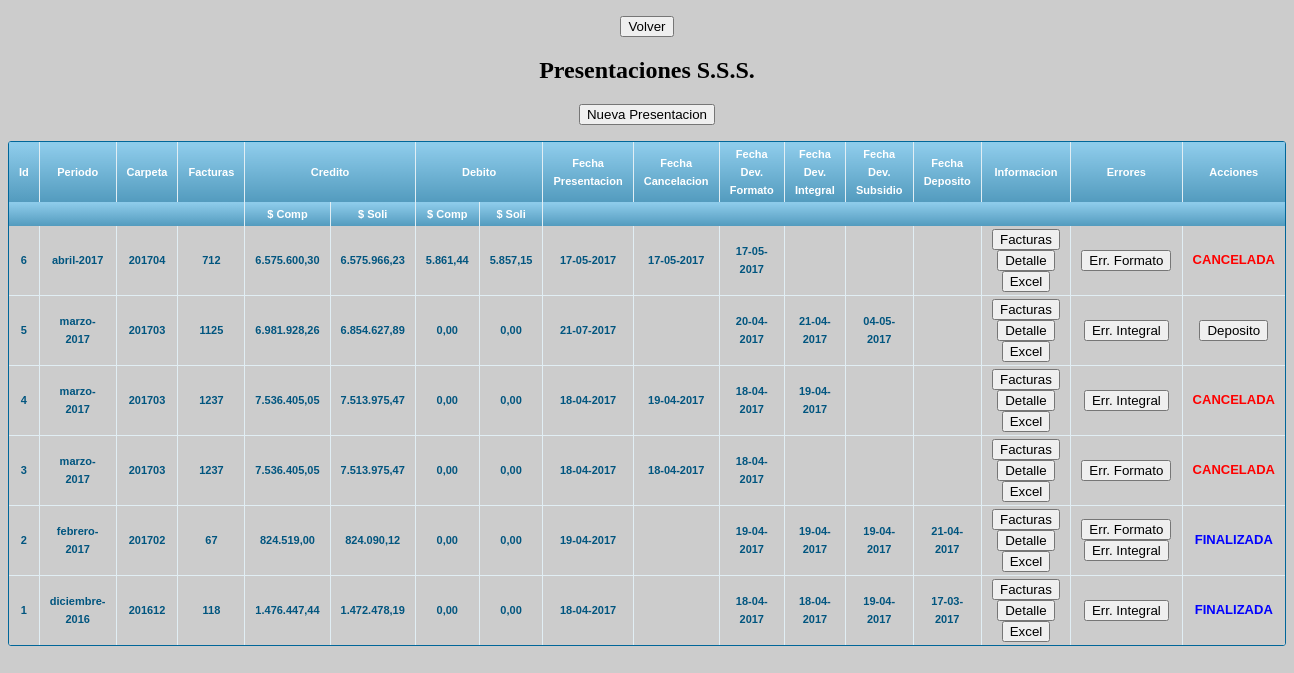
/presentacion.php, run on an earlier commit of the app's database.
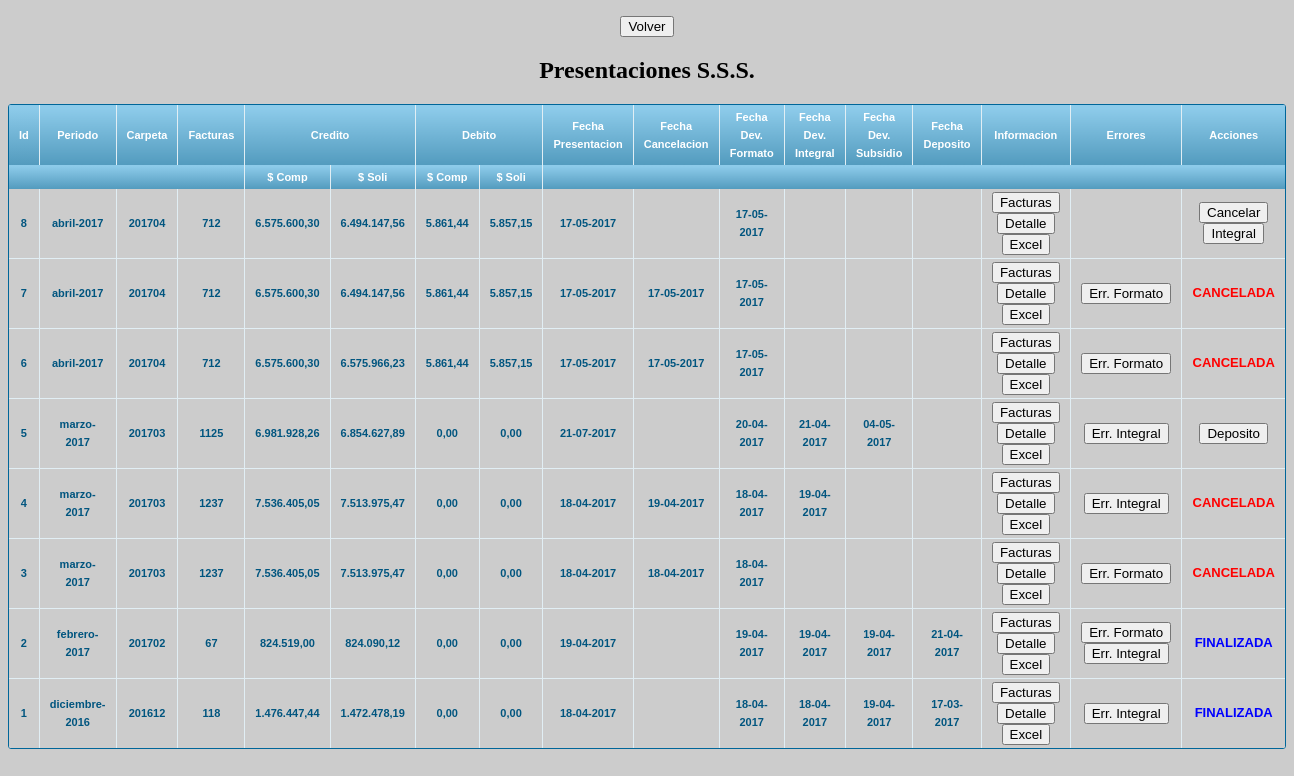
And on a later commit of the database.
### tables this page shows
CREATE TABLE IF NOT EXISTS `presentacion` (
  `id` int(4) NOT NULL AUTO_INCREMENT,
  `idcronograma` int(3) NOT NULL,
  `fechapresentacion` date DEFAULT NULL,
  `fechacancelacion` date DEFAULT NULL,
  `motivocancelacion` text,
  `cantfactura` int(6) NOT NULL,
  `impcomprobantes` decimal(15,2) NOT NULL,
  `impsolicitado` decimal(15,2) NOT NULL,
  `impcomprobantesd` decimal(15,2) NOT NULL,
  `impsolicitadod` decimal(15,2) NOT NULL,
  `fechadeposito` date DEFAULT NULL,
  `montodepositado` decimal(15,2) DEFAULT NULL,
  PRIMARY KEY (`id`)
);

CREATE TABLE IF NOT EXISTS `cronograma` (
  `id` int(3) NOT NULL AUTO_INCREMENT,
  `periodo` varchar(100) NOT NULL,
  `carpeta` varchar(6) NOT NULL,
  `fechacierre` date NOT NULL,
  `periodosincluidos` varchar(50) NOT NULL,
  PRIMARY KEY (`id`)
);

### presentacion.php (the view, shortened to what this page needs)
<?php
$sqlPresentacion = "SELECT
						p.id,
						DATE_FORMAT(p.fechapresentacion, '%d-%m-%Y') as fechapresentacion,
						DATE_FORMAT(p.fechacancelacion, '%d-%m-%Y') as fechacancelacion,
						p.cantfactura,
						p.impcomprobantes,
						p.impsolicitado,
						p.impcomprobantesd,
						p.impsolicitadod,
						cronograma.periodo,
						cronograma.carpeta,
						DATE_FORMAT(presentacionformato.fechadevformato, '%d-%m-%Y') as fechadevformato,
						presentacionformato.cantformatonok,
						DATE_FORMAT(presentacionintegral.fechaintegral, '%d-%m-%Y') as fechaintegral,
						presentacionintegral.cantintegralnok,
						DATE_FORMAT(presentacionsubsidio.fechasubsidio, '%d-%m-%Y') as fechasubsidio,
						DATE_FORMAT(p.fechadeposito, '%d-%m-%Y') as fechadeposito
					FROM presentacion p
          			INNER JOIN cronograma on p.idcronograma = cronograma.id
				  	LEFT JOIN presentacionformato on p.id = presentacionformato.id
          			LEFT JOIN presentacionintegral on p.id = presentacionintegral.id
          			LEFT JOIN presentacionsubsidio on p.id = presentacionsubsidio.id
					ORDER BY p.id DESC";
$resPresentacion = mysql_query($sqlPresentacion);
$canPresentacion = mysql_num_rows($resPresentacion);
$sqlPresentacionPeriodo = "SELECT *
							FROM presentacion p
							LEFT JOIN presentacionsubsidio on p.id = presentacionsubsidio.id
							WHERE p.fechacancelacion is null and presentacionsubsidio.fechasubsidio is null";
$resPresentacionPeriodo  = mysql_query($sqlPresentacionPeriodo);
$canPresentacionPeriodo = mysql_num_rows($resPresentacionPeriodo);
?>
<!DOCTYPE html PUBLIC "-//W3C//DTD XHTML 1.0 Transitional//EN" "http://www.w3.org/TR/xhtml1/DTD/xhtml1-transitional.dtd">
<html xmlns="http://www.w3.org/1999/xhtml">
<head>
<link rel="stylesheet" href="css/tablas.css"/>
</head>
<body bgcolor="#CCCCCC">
	<div align="center">
	 	<p><input type="button" name="volver" value="Volver" onClick="location.href = 'menu.php'" /></p>
	 	<h2>Presentaciones S.S.S.</h2>
  <?php if ($canPresentacionPeriodo == 0) {?>
	 		<p><input type="button" name="nueva" value="Nueva Presentacion" onClick="location.href = 'presentacion.nueva.php'" /></p>
  <?php }
        if ($canPresentacion > 0) {?>
		 <div class="grilla">
			 <table>
			 	<thead>
			 		<tr>
			 			<th style="font-size: 11px">Id</th>
			 			<th style="font-size: 11px">Periodo</th>
			 			<th style="font-size: 11px">Carpeta</th>
			 			<th style="font-size: 11px">Facturas</th>
			 			<th style="font-size: 11px" colspan="2">Credito</th>
			 			<th style="font-size: 11px" colspan="2">Debito</th>
			 			<th style="font-size: 11px">Fecha Presentacion</th>
			 			<th style="font-size: 11px">Fecha Cancelacion</th>
			 			<th style="font-size: 11px">Fecha Dev. Formato</th>
			 			<th style="font-size: 11px">Fecha Dev. Integral</th>
			 			<th style="font-size: 11px">Fecha Dev. Subsidio</th>
			 			<th style="font-size: 11px">Fecha Deposito</th>
			 			<th style="font-size: 11px">Informacion</th>
			 			<th style="font-size: 11px">Errores</th>
			 			<th style="font-size: 11px">Acciones</th>
			 		</tr>
			 		<tr>
			 			<th style="font-size: 11px" colspan="4"></th>
			 			<th style="font-size: 11px">$ Comp</th>
			 			<th style="font-size: 11px">$ Soli</th>
			 			<th style="font-size: 11px">$ Comp</th>
			 			<th style="font-size: 11px">$ Soli</th>
			 			<th style="font-size: 11px" colspan="9"></th>
			 		</tr>
			 	</thead>
			 	<tbody>
			<?php while ($rowPresentacion = mysql_fetch_array($resPresentacion)) { ?>
					<tr>
						<td style="font-size: 11px"><?php echo $rowPresentacion['id'] ?></td>
						<td style="font-size: 11px"><?php echo $rowPresentacion['periodo'] ?></td>
						<td style="font-size: 11px"><?php echo $rowPresentacion['carpeta'] ?></td>
						<td style="font-size: 11px"><?php echo $rowPresentacion['cantfactura'] ?></td>
						<td style="font-size: 11px"><?php echo number_format($rowPresentacion['impcomprobantes'],2,",",".") ?></td>
						<td style="font-size: 11px"><?php echo number_format($rowPresentacion['impsolicitado'],2,",",".") ?></td>
						<td style="font-size: 11px"><?php echo number_format($rowPresentacion['impcomprobantesd'],2,",",".") ?></td>
						<td style="font-size: 11px"><?php echo number_format($rowPresentacion['impsolicitadod'],2,",",".") ?></td>
						<td style="font-size: 11px"><?php echo $rowPresentacion['fechapresentacion'] ?></td>
						<td style="font-size: 11px"><?php echo $rowPresentacion['fechacancelacion'] ?></td>
						<td style="font-size: 11px"><?php echo $rowPresentacion['fechadevformato'] ?></td>
						<td style="font-size: 11px"><?php echo $rowPresentacion['fechaintegral'] ?></td>
						<td style="font-size: 11px"><?php echo $rowPresentacion['fechasubsidio'] ?></td>
						<td style="font-size: 11px"><?php echo $rowPresentacion['fechadeposito'] ?></td>
						<td style="font-size: 11px">
							<input type="button" value="Facturas" onClick="location.href = 'presentacion.facturas.php?id=<?php echo $rowPresentacion['id'] ?>'"/>
							<input type="button" value="Detalle" onClick="location.href = 'presentacion.detalle.php?id=<?php echo $rowPresentacion['id'] ?>'"/>
							<input type="button" value="Excel" onClick="location.href = 'presentacion.detalleExcel.php?id=<?php echo $rowPresentacion['id'] ?>&carpeta=<?php echo $rowPresentacion['carpeta'] ?>'"/>
						</td>
						<td style="font-size: 11px">
					<?php	if ($rowPresentacion['fechadevformato'] != NULL && $rowPresentacion['cantformatonok'] != 0) { ?>
								<input type="button" value="Err. Formato" onClick="location.href = 'presentacion.erroresformato.php?id=<?php echo $rowPresentacion['id'] ?>'"/>
					<?php   } ?>
					<?php	if ($rowPresentacion['fechaintegral'] != NULL && $rowPresentacion['cantintegralnok'] != 0) { ?>
								<input type="button" value="Err. Integral" onClick="location.href = 'presentacion.erroresintegral.php?id=<?php echo $rowPresentacion['id'] ?>'"/>
					<?php   } ?>
						</td>
						<td>
				    		 <?php 	if ($rowPresentacion['fechacancelacion'] == NULL) {
				    					if ($rowPresentacion['fechapresentacion'] == NULL) { ?>
											<input type="button" value="Cancelar" onClick="location.href = 'presentacion.cancelar.php?id=<?php echo $rowPresentacion['id'] ?>'"/>
											<input type="button" value="Generar Archivo" onClick="location.href = 'presentacion.archivo.php?id=<?php echo $rowPresentacion['id'] ?>'"/>
					  		   	  <?php } else {
											if ($rowPresentacion['fechadevformato'] == NULL) { ?>
												<input type="button" value="Cancelar" onClick="location.href = 'presentacion.cancelar.php?id=<?php echo $rowPresentacion['id'] ?>'"/>
												<input type="button" value="Formato" onClick="location.href = 'presentacion.devformato.php?id=<?php echo $rowPresentacion['id'] ?>'"/>
					  			  	  <?php } else {
					  			  	  			if ($rowPresentacion['fechaintegral'] == NULL) { ?>
					  			  	  				<input type="button" value="Cancelar" onClick="location.href = 'presentacion.cancelar.php?id=<?php echo $rowPresentacion['id'] ?>'"/>
													<input type="button" value="Integral" onClick="location.href = 'presentacion.devintegral.php?id=<?php echo $rowPresentacion['id'] ?>'"/>
					  			  	  	  <?php } else {
				      								if ($rowPresentacion['fechasubsidio'] == NULL) { ?>
				      									<input type="button" value="Cancelar" onClick="location.href = 'presentacion.cancelar.php?id=<?php echo $rowPresentacion['id'] ?>'"/>
				      									<input type="button" value="Subsidio" onClick="location.href = 'presentacion.devsubsidio.php?id=<?php echo $rowPresentacion['id'] ?>'"/>
				     			 		  	  <?php } else {
				     			 		  				if ($rowPresentacion['fechadeposito'] == NULL) {?>
				     										<input type="button" value="Deposito" onClick="location.href = 'presentacion.deposito.php?id=<?php echo $rowPresentacion['id'] ?>'"/>
				     							<?php 	} else {  ?>
				     										<font color="blue" size="2px">FINALIZADA</font>
				     			 		  		<?php	}
				     			 		 			}
					  			  	  	  		}
					  			  	  		}
					  			  	  	}
				      				} else { ?>
				      					<font color="red" size="2px">CANCELADA</font>
				     			<?php  } ?>
						</td>
					</tr>
			 <?php 	}  ?>
			  	</tbody>
			</table>
		</div>
  <?php } else { ?>
			<p style="color: blue"><b>NO HAY PRESENTACIONES HASTA EL MOMENTO</b></p>
  <?php } ?>
	</div>
</body>
</html>

### css/tablas.css (style rules this page uses)
.grilla { font: normal 12px/150% Arial, Helvetica, sans-serif; background: #fff; overflow: hidden; border: 1px solid #006699; -webkit-border-radius: 3px; -moz-border-radius: 3px; border-radius: 3px; display: table }
.grilla table { border-collapse: collapse; text-align: center; width: 100%; }
.grilla table td, .grilla table th, .grilla table .title { padding: 3px 10px; }
.grilla table thead th, .grilla table .title { background-image: linear-gradient(to bottom, #8DCBEA 5%, #539BBE 100%); background-color:#99bfe6; color:#FFFFFF; font-size: 15px; font-weight: bold; border-left: 1px solid #E1EEF4; }
.grilla table thead th:first-child, .grilla table .title { border: none; }
.grilla table tbody td { background-color:#CCCCCC; color: #00557F; border-left: 1px solid #E1EEF4; font-size: 14px; border-bottom: 1px solid #E1EEF4; font-weight: bold; }
.grilla table tbody td:first-child { border-left: none; }
.grilla table tbody tr:last-child td { border-bottom: none; }

What changed in the data, as far as the page shows it:
added presentacion: id "8", idcronograma.periodo "abril-2017", idcronograma.carpeta "201704", cantfactura "712", impcomprobantes "6.575.600,30", impsolicitado "6.494.147,56", impcomprobantesd "5.861,44", impsolicitadod "5.857,15", fechapresentacion "17-05-2017", fechadevformato "17-05-2017"
added presentacion: id "7", idcronograma.periodo "abril-2017", idcronograma.carpeta "201704", cantfactura "712", impcomprobantes "6.575.600,30", impsolicitado "6.494.147,56", impcomprobantesd "5.861,44", impsolicitadod "5.857,15", fechapresentacion "17-05-2017", fechacancelacion "17-05-2017", fechadevformato "17-05-2017", shows "CANCELADA"
Also different on the page:
form field nueva: "Nueva Presentacion" → (not shown)
